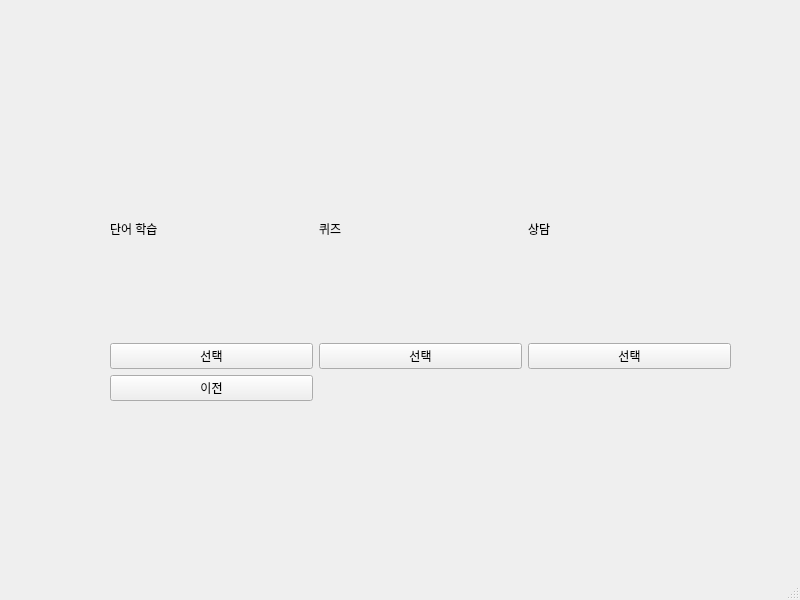
<?xml version="1.0" encoding="UTF-8"?>
<ui version="4.0">
 <class>MainWindow</class>
 <widget class="QMainWindow" name="MainWindow">
  <property name="geometry">
   <rect>
    <x>0</x>
    <y>0</y>
    <width>800</width>
    <height>600</height>
   </rect>
  </property>
  <property name="windowTitle">
   <string>MainWindow</string>
  </property>
  <widget class="QWidget" name="centralwidget">
   <widget class="QStackedWidget" name="stacked_widget">
    <property name="geometry">
     <rect>
      <x>80</x>
      <y>40</y>
      <width>671</width>
      <height>461</height>
     </rect>
    </property>
    <property name="currentIndex">
     <number>1</number>
    </property>
    <widget class="QWidget" name="page">
     <widget class="QWidget" name="gridLayoutWidget">
      <property name="geometry">
       <rect>
        <x>120</x>
        <y>80</y>
        <width>408</width>
        <height>202</height>
       </rect>
      </property>
      <layout class="QGridLayout" name="gridLayout">
       <item row="2" column="0">
        <widget class="QLabel" name="label_3">
         <property name="text">
          <string>PW</string>
         </property>
        </widget>
       </item>
       <item row="1" column="1">
        <widget class="QTextEdit" name="te_student_id">
         <property name="minimumSize">
          <size>
           <width>300</width>
           <height>50</height>
          </size>
         </property>
         <property name="html">
          <string>&lt;!DOCTYPE HTML PUBLIC &quot;-//W3C//DTD HTML 4.0//EN&quot; &quot;http://www.w3.org/TR/REC-html40/strict.dtd&quot;&gt;
&lt;html&gt;&lt;head&gt;&lt;meta name=&quot;qrichtext&quot; content=&quot;1&quot; /&gt;&lt;style type=&quot;text/css&quot;&gt;
p, li { white-space: pre-wrap; }
&lt;/style&gt;&lt;/head&gt;&lt;body style=&quot; font-family:'Ubuntu'; font-size:11pt; font-weight:400; font-style:normal;&quot;&gt;
&lt;p style=&quot;-qt-paragraph-type:empty; margin-top:0px; margin-bottom:0px; margin-left:0px; margin-right:0px; -qt-block-indent:0; text-indent:0px;&quot;&gt;&lt;br /&gt;&lt;/p&gt;&lt;/body&gt;&lt;/html&gt;</string>
         </property>
        </widget>
       </item>
       <item row="0" column="0" colspan="2">
        <widget class="QLabel" name="label">
         <property name="text">
          <string>영어 단어 학습 프로그램</string>
         </property>
        </widget>
       </item>
       <item row="1" column="0">
        <widget class="QLabel" name="label_2">
         <property name="text">
          <string>ID</string>
         </property>
        </widget>
       </item>
       <item row="2" column="1">
        <widget class="QTextEdit" name="te_student_pw">
         <property name="minimumSize">
          <size>
           <width>300</width>
           <height>50</height>
          </size>
         </property>
        </widget>
       </item>
       <item row="3" column="0">
        <widget class="QPushButton" name="btn_student_exit">
         <property name="minimumSize">
          <size>
           <width>100</width>
           <height>0</height>
          </size>
         </property>
         <property name="maximumSize">
          <size>
           <width>100</width>
           <height>50</height>
          </size>
         </property>
         <property name="text">
          <string>종료</string>
         </property>
        </widget>
       </item>
       <item row="3" column="1">
        <widget class="QPushButton" name="btn_student_login">
         <property name="minimumSize">
          <size>
           <width>100</width>
           <height>50</height>
          </size>
         </property>
         <property name="maximumSize">
          <size>
           <width>100</width>
           <height>50</height>
          </size>
         </property>
         <property name="text">
          <string>로그인</string>
         </property>
        </widget>
       </item>
      </layout>
     </widget>
    </widget>
    <widget class="QWidget" name="page_2">
     <widget class="QWidget" name="gridLayoutWidget_2">
      <property name="geometry">
       <rect>
        <x>30</x>
        <y>80</y>
        <width>621</width>
        <height>281</height>
       </rect>
      </property>
      <layout class="QGridLayout" name="gridLayout_2">
       <item row="0" column="0">
        <widget class="QLabel" name="label_4">
         <property name="text">
          <string>단어 학습</string>
         </property>
        </widget>
       </item>
       <item row="1" column="1">
        <widget class="QPushButton" name="btn_select_quiz">
         <property name="text">
          <string>선택</string>
         </property>
        </widget>
       </item>
       <item row="0" column="1">
        <widget class="QLabel" name="label_5">
         <property name="text">
          <string>퀴즈</string>
         </property>
        </widget>
       </item>
       <item row="1" column="2">
        <widget class="QPushButton" name="btn_select_consulting">
         <property name="text">
          <string>선택</string>
         </property>
        </widget>
       </item>
       <item row="0" column="2">
        <widget class="QLabel" name="label_6">
         <property name="text">
          <string>상담</string>
         </property>
        </widget>
       </item>
       <item row="1" column="0">
        <widget class="QPushButton" name="btn_select_learning">
         <property name="text">
          <string>선택</string>
         </property>
        </widget>
       </item>
       <item row="2" column="0">
        <widget class="QPushButton" name="btn_select_login">
         <property name="text">
          <string>이전</string>
         </property>
        </widget>
       </item>
      </layout>
     </widget>
    </widget>
    <widget class="QWidget" name="page_3">
     <widget class="QWidget" name="gridLayoutWidget_3">
      <property name="geometry">
       <rect>
        <x>30</x>
        <y>70</y>
        <width>621</width>
        <height>281</height>
       </rect>
      </property>
      <layout class="QGridLayout" name="gridLayout_3">
       <item row="2" column="1">
        <widget class="QPushButton" name="btn_learning_next">
         <property name="text">
          <string>다음</string>
         </property>
        </widget>
       </item>
       <item row="2" column="0">
        <widget class="QPushButton" name="btn_learning_before">
         <property name="text">
          <string>이전</string>
         </property>
        </widget>
       </item>
       <item row="1" column="1">
        <widget class="QLabel" name="lbl_lerning_meaning">
         <property name="text">
          <string/>
         </property>
        </widget>
       </item>
       <item row="1" column="0">
        <widget class="QLabel" name="lbl_lerning_word">
         <property name="text">
          <string/>
         </property>
        </widget>
       </item>
       <item row="0" column="0" colspan="2">
        <widget class="QLabel" name="label_7">
         <property name="text">
          <string>단어 학습</string>
         </property>
        </widget>
       </item>
       <item row="3" column="1">
        <widget class="QPushButton" name="btn_learning_exit">
         <property name="text">
          <string>종료</string>
         </property>
        </widget>
       </item>
       <item row="3" column="0">
        <widget class="QPushButton" name="btn_learning_main">
         <property name="text">
          <string>메인화면</string>
         </property>
        </widget>
       </item>
      </layout>
     </widget>
    </widget>
    <widget class="QWidget" name="page_4">
     <widget class="QWidget" name="gridLayoutWidget_4">
      <property name="geometry">
       <rect>
        <x>20</x>
        <y>70</y>
        <width>621</width>
        <height>281</height>
       </rect>
      </property>
      <layout class="QGridLayout" name="gridLayout_5">
       <item row="2" column="1">
        <widget class="QPushButton" name="btn_learning_next_3">
         <property name="text">
          <string>다음</string>
         </property>
        </widget>
       </item>
       <item row="2" column="0">
        <widget class="QPushButton" name="btn_learning_before_3">
         <property name="text">
          <string>이전</string>
         </property>
        </widget>
       </item>
       <item row="1" column="1">
        <widget class="QLabel" name="lbl_lerning_meaning_3">
         <property name="text">
          <string/>
         </property>
        </widget>
       </item>
       <item row="1" column="0">
        <widget class="QLabel" name="lbl_lerning_word_3"/>
       </item>
       <item row="0" column="0" colspan="2">
        <widget class="QLabel" name="label_9">
         <property name="text">
          <string>퀴즈</string>
         </property>
        </widget>
       </item>
       <item row="3" column="1">
        <widget class="QPushButton" name="btn_learning_exit_3">
         <property name="text">
          <string>종료</string>
         </property>
        </widget>
       </item>
       <item row="3" column="0">
        <widget class="QPushButton" name="btn_learning_main_3">
         <property name="text">
          <string>메인화면</string>
         </property>
        </widget>
       </item>
      </layout>
     </widget>
    </widget>
   </widget>
  </widget>
  <widget class="QMenuBar" name="menubar">
   <property name="geometry">
    <rect>
     <x>0</x>
     <y>0</y>
     <width>800</width>
     <height>28</height>
    </rect>
   </property>
  </widget>
  <widget class="QStatusBar" name="statusbar"/>
 </widget>
 <resources/>
 <connections/>
</ui>
